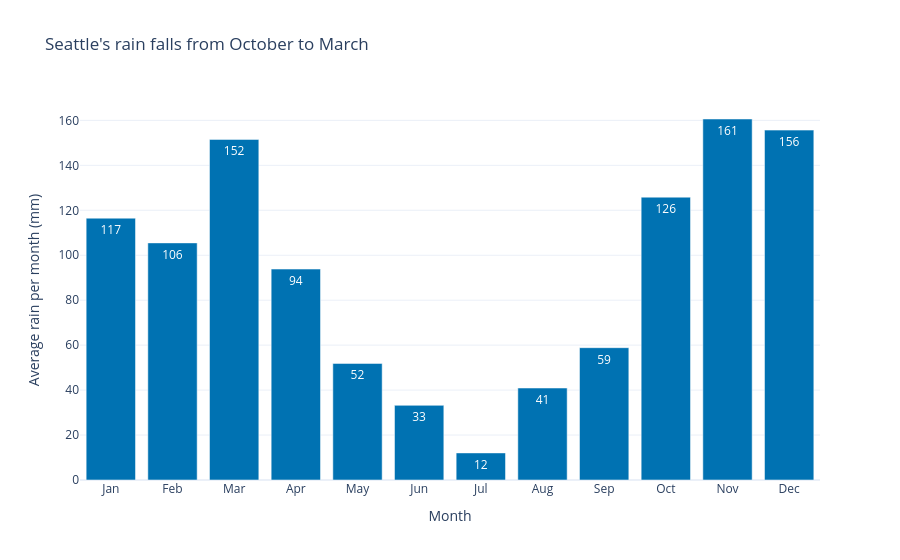

Notebook code cell kept with this figure:
### Code cell
# Plotly: hover shows the exact mm; text_auto writes the value on each bar
fig = px.bar(
    monthly_rain, x="month_name", y="rain_mm", text_auto=".0f",
    color_discrete_sequence=["#0072B2"],
    title="Seattle's rain falls from October to March",
    labels={"month_name": "Month", "rain_mm": "Average rain per month (mm)"},
)
fig.update_layout(template="plotly_white")
fig.show()

### Figure 1 — Plotly figure (JSON) as saved in the notebook; plotly's stock layout.template omitted (floating-point values rounded to 4 significant figures)
{"data": [{"hovertemplate": "Month=%{x}<br>Average rain per month (mm)=%{y}<extra></extra>", "legendgroup": "", "marker": {"color": "#0072B2", "pattern": {"shape": ""}}, "name": "", "orientation": "v", "showlegend": false, "textposition": "auto", "texttemplate": "%{y:.0f}", "type": "bar", "x": ["Jan", "Feb", "Mar", "Apr", "May", "Jun", "Jul", "Aug", "Sep", "Oct", "Nov", "Dec"], "xaxis": "x", "y": [116.5, 105.5, 151.6, 93.85, 51.88, 33.23, 12.05, 40.92, 58.88, 125.8, 160.6, 155.7], "yaxis": "y"}], "layout": {"barmode": "relative", "legend": {"tracegroupgap": 0}, "title": {"text": "Seattle's rain falls from October to March"}, "xaxis": {"anchor": "y", "domain": [0.0, 1.0], "title": {"text": "Month"}}, "yaxis": {"anchor": "x", "domain": [0.0, 1.0], "title": {"text": "Average rain per month (mm)"}}}}
